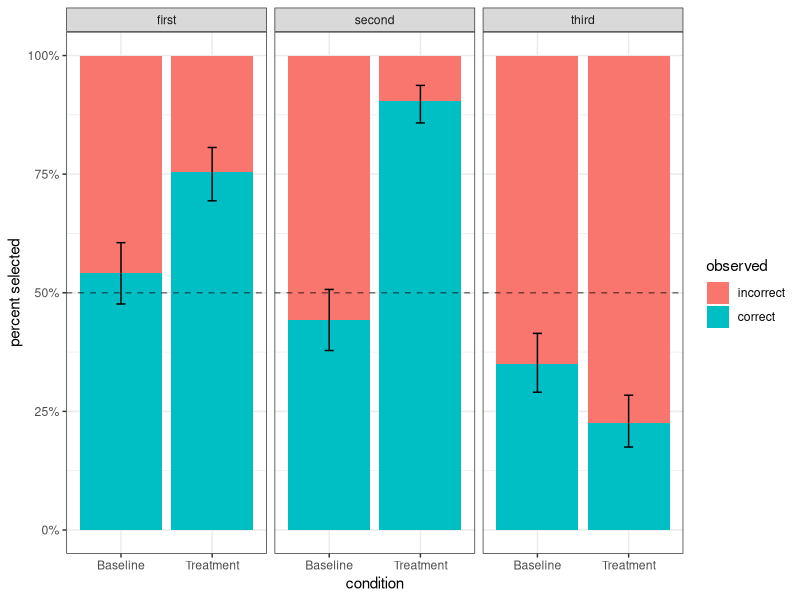
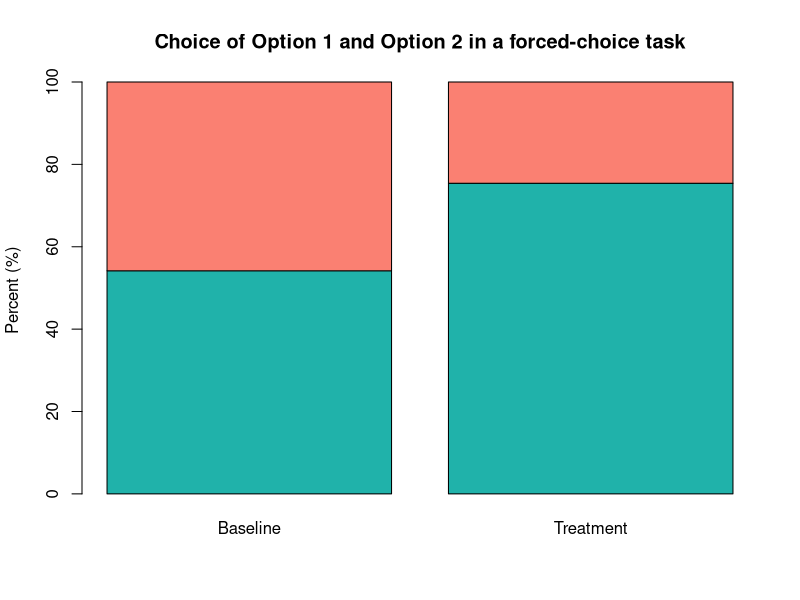
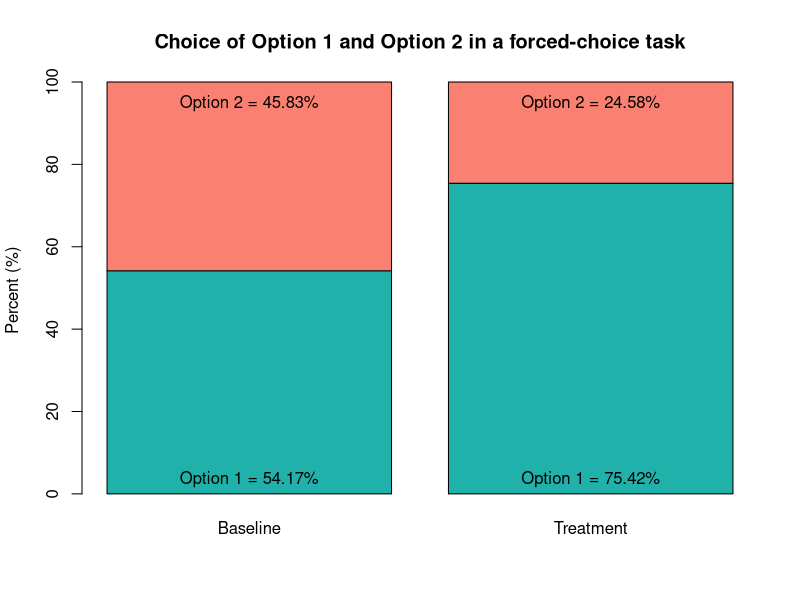
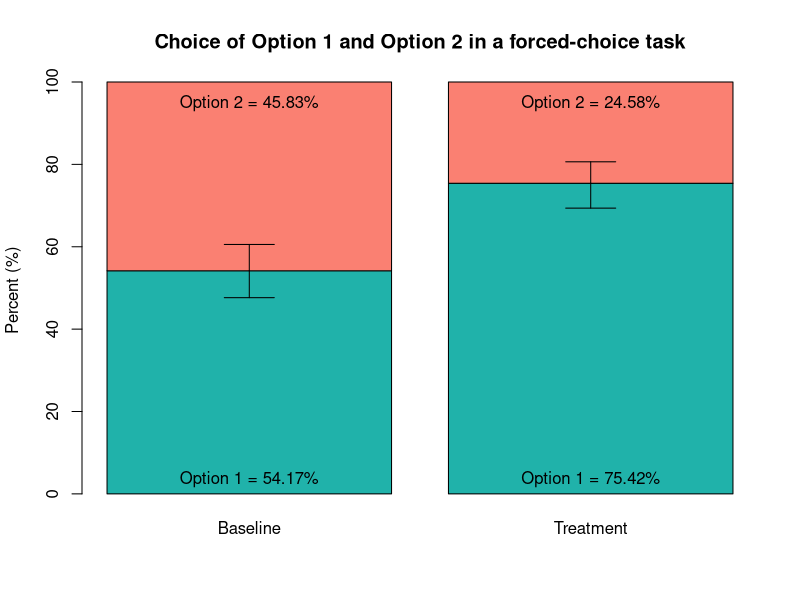

These charts were generated, in order, by the following R code:
## ---- chunk 1
library(tidyverse)
library(lme4)
## ---- chunk 2
# Date: July 21, 2016; 
# updated January 30, 2018; 
# updated May 3, 2018;
# updated August 6, 2021

data = read.csv("data/binomial-data.csv",header=TRUE) # data file
# "selectCode" is the responses which consist of 1s (hits) and 0s (misses)
head(data)
## ---- chunk 3
data.pct <- data %>% # save following operation into new dataset
   group_by(experiment, condition) %>% # choose which columns define "100%" of each subset
   summarise(total = n()) %>% # summarize to find the total number of each subset
   full_join(data, ., by = c("experiment", "condition")) %>% # join it back to your data
   group_by(experiment, condition, selectCode, total) %>% # choose columns to summarize
   summarise(count = n()) %>% # count how many correct and incorrect responses there were
   mutate(percent = count/total) # calculate the percent for each subset

data.pct
## ---- chunk 4
# prop.test( x = successTrials ,
#            n = totalTrials ,
#            p = probabilityOfSuccess )

data.pct %>% # taking our summary table
   filter(experiment == "first", # keep only Experiment 1
          condition == "Baseline", # keep only Baseline condition
          selectCode == 1) %>% # keep only correct selections
   pull(count) -> baseline.success.exp1 # pull out the value(s) from the count column

data.pct %>% # taking our summary table
   filter(experiment == "first", # keep only Experiment 1
          condition == "Baseline", # keep only Baseline condition
          selectCode == 1) %>% # keep only correct selections
   pull(total) -> baseline.total.exp1 # pull out the value(s) from the total column


prop.test(x = baseline.success.exp1,
          n = baseline.total.exp1,
          p = 0.5) # check against "chance" levels of 50%
## ---- chunk 5
# prop.test( x = successTrials ,
#            n = totalTrials ,
#            p = probabilityOfSuccess )

data.pct %>% # taking our summary table
   filter(experiment == "first", # keep only Experiment 1
          condition == "Treatment", # keep only Baseline condition
          selectCode == 1) %>% # keep only correct selections
   pull(count) -> treatment.success.exp1 # pull out the value(s) from the count column

data.pct %>% # taking our summary table
   filter(experiment == "first", # keep only Experiment 1
          condition == "Treatment", # keep only Baseline condition
          selectCode == 1) %>% # keep only correct selections
   pull(total) -> treatment.total.exp1 # pull out the value(s) from the total column


prop.test(x = treatment.success.exp1,
          n = treatment.total.exp1,
          p = 0.5) # check against "chance" levels of 50%
## ---- chunk 6
model.glm <- glm(selectCode ~ 1 +
                              condition,
                 family = "binomial",
                 data = data %>% filter(experiment == "first"))
summary(model.glm)
## ---- chunk 7
model.max <- glmer(selectCode ~ 1 + # outcome measure as a function of the null hypothesis
                      condition + # and condition
                      experiment + # and experiment
                      condition:experiment + # and the interaction of condition and experiment
                      (1 | subject) + # with random intercepts for subject
                      (1 | item), # and item
                   family = "binomial", # using a binomial linking function
                   data = data) # and our dataset

# * the null hypothesis is by default included in all models and 
#   can be explicitly written out as 1, which I have done to allow
#   all the other terms to be on their own lines
summary(model.max)
## ---- chunk 8
# remove the interaction term to compare this nested depleted model to the maximal one
model.int <- glmer(selectCode ~ 1 + 
                      condition + 
                      experiment + 
                      # condition:experiment + 
                      (1 | subject) + 
                      (1 | item), 
                   family = "binomial", 
                   data = data) 
# this model is identical to our maximal model, except we have commented out
# the term of interest

anova(model.max, model.int)
## ---- chunk 9
# remove the all terms containing the term of interest to compare this nested depleted model
model.exp <- glmer(selectCode ~ 1 + 
                      condition + 
                      # experiment + 
                      # condition:experiment + 
                      (1 | subject) + 
                      (1 | item), 
                   family = "binomial", 
                   data = data) 
# this model is identical to our maximal model, except we have commented out
# the term of interest and all other terms containing it

# since we commented out two terms, we should compare this model to the next greater, not the maximal one
anova(model.int, model.exp)
## ---- chunk 10
data.plot <- data.pct %>% # start with our SUMMARY data, not raw data and save a new copy
   # create a column that labels the select codes
   mutate(observed = case_when(selectCode == 1 ~ "correct", # 1 = correct
                               selectCode == 0 ~ "incorrect"), # 0 = incorrect
          observed = factor(observed, # make it a factor
                            levels = c("incorrect", "correct"))) %>% # order the levels
   rowwise() %>% # the next operate will be conducted for each row
   # using rowwise() is essential for applying certain base R functions such as prop.test
   # create columns for estimate, upper CI value, and lower CI value:
   mutate(estimate = prop.test(x = count, n = total, p = 0.5)$estimate, # extract estimate
          confint.lower = prop.test(x = count, n = total, p = 0.5)$conf.int[1], # extract lower CI
          confint.upper = prop.test(x = count, n = total, p = 0.5)$conf.int[2]) # extract upper CI

data.plot
## ---- chunk 11
data.plot %>% 
   ggplot(aes(x = condition, # x-axis is by condition
              y = estimate, # y-axis is by calculated estimate
              fill = observed)) + # this will allow us to hide extra error bars later on*
   theme_bw() + # make the plot clean and pretty
   geom_col() + # plot the bars as stacked columns
   geom_hline(aes(yintercept=.5), # plot a line at 0.5 (50%)
              colour = "black", # make it black
              alpha=.5, # make it half-transparent
              linetype = "dashed") + # make it a dashed line
   geom_errorbar(aes(ymin = confint.lower, # define lower CI limit
                     ymax = confint.upper, # define upper CI limit
                     alpha = observed), # define transparency for error bars*
                 width = .1) + # keep the crossbars narrow
   scale_alpha_manual(values = c(0,1), guide = "none") + # *hide extra error bars for 'incorrect' values
   scale_y_continuous(labels = scales::percent_format()) + # y-axis converted from decimal to percent
   ylab("percent selected") + # relabel the y-axis
   facet_grid(~experiment) + # put each experiment in its own facet
   NULL # this line allows you comment out the previous one(s) without breaking the plot
## ---- chunk 12
# Author: Lauren M Ackerman
# Available: https://lmackerman.com/r-snippets/
# Date: January 30, 2018

# store the prop.test() results for use in the graph 
err.cond.1 <- prop.test(baseline.success.exp1, baseline.total.exp1, p = 0.5)
err.cond.2 <- prop.test(treatment.success.exp1, treatment.total.exp1, p = 0.5)

# format the table as percentages rounded to 2 decimal places
numOfConds <- length(levels(as.factor(data$condition[data$experiment=="first"])))
numerator <- (table(data$selection[data$experiment=="first"], 
                    data$condition[data$experiment=="first"]))
denominator <- (length(data$selection[data$experiment=="first"])/numOfConds)
dfTable <- (numerator/denominator)*100

counts <- round(dfTable,2)
barplot(counts,
#  legend = rownames(counts),
   main=paste0("Choice of ",rownames(counts)[1]," and ",rownames(counts)[2]," in a forced-choice task"),
   ylab="Percent (%)", #xlab="condition", 
   cex.names=1, names=c(colnames(counts)[1], colnames(counts)[2]),
   col=c("lightseagreen","salmon"), border=c("black","black")
   )
## ---- chunk 13
barplot(counts,
   main=paste0("Choice of ",rownames(counts)[1]," and ",rownames(counts)[2]," in a forced-choice task"),
   ylab="Percent (%)",  
   cex.names=1, names=c(colnames(counts)[1], colnames(counts)[2]),
   col=c("lightseagreen","salmon"), border=c("black","black")
   )
# label the stacked sections of the bar plot with the estimated percents
mtext(paste0(rownames(counts)[1]," = ", counts[1],"%"), side=1,line=-1.5,at=0.7,col="black",cex=1)
mtext(paste0(rownames(counts)[1]," = ", counts[3],"%"), side=1,line=-1.5,at=1.9,col="black",cex=1)
mtext(paste0(rownames(counts)[2]," = ", counts[2],"%"), side=3,line=-1.5,at=0.7,col="black",cex=1)
mtext(paste0(rownames(counts)[2]," = ", counts[4],"%"), side=3,line=-1.5,at=1.9,col="black",cex=1)
## ---- chunk 14
barplot(counts,
#  legend = rownames(counts),
   main=paste0("Choice of ",rownames(counts)[1]," and ",rownames(counts)[2]," in a forced-choice task"),
   ylab="Percent (%)", #xlab="condition", 
   cex.names=1, names=c(colnames(counts)[1], colnames(counts)[2]),
   col=c("lightseagreen","salmon"), border=c("black","black")
   )
# label the stacked sections of the bar plot with the estimated percents
mtext(paste0(rownames(counts)[1]," = ", counts[1],"%"), side=1,line=-1.5,at=0.7,col="black",cex=1)
mtext(paste0(rownames(counts)[1]," = ", counts[3],"%"), side=1,line=-1.5,at=1.9,col="black",cex=1)
mtext(paste0(rownames(counts)[2]," = ", counts[2],"%"), side=3,line=-1.5,at=0.7,col="black",cex=1)
mtext(paste0(rownames(counts)[2]," = ", counts[4],"%"), side=3,line=-1.5,at=1.9,col="black",cex=1)

# add the confidence intervals based on the prop.test() results
arrows(0.7,counts[1],0.7,(unlist(err.cond.1[6])[1])*100, angle=90,col="black",lwd=1)
arrows(0.7,counts[1],0.7,(unlist(err.cond.1[6])[2])*100, angle=90,col="black",lwd=1)
arrows(1.9,counts[3],1.9,(unlist(err.cond.2[6])[1])*100, angle=90,col="black",lwd=1)
arrows(1.9,counts[3],1.9,(unlist(err.cond.2[6])[2])*100, angle=90,col="black",lwd=1)

